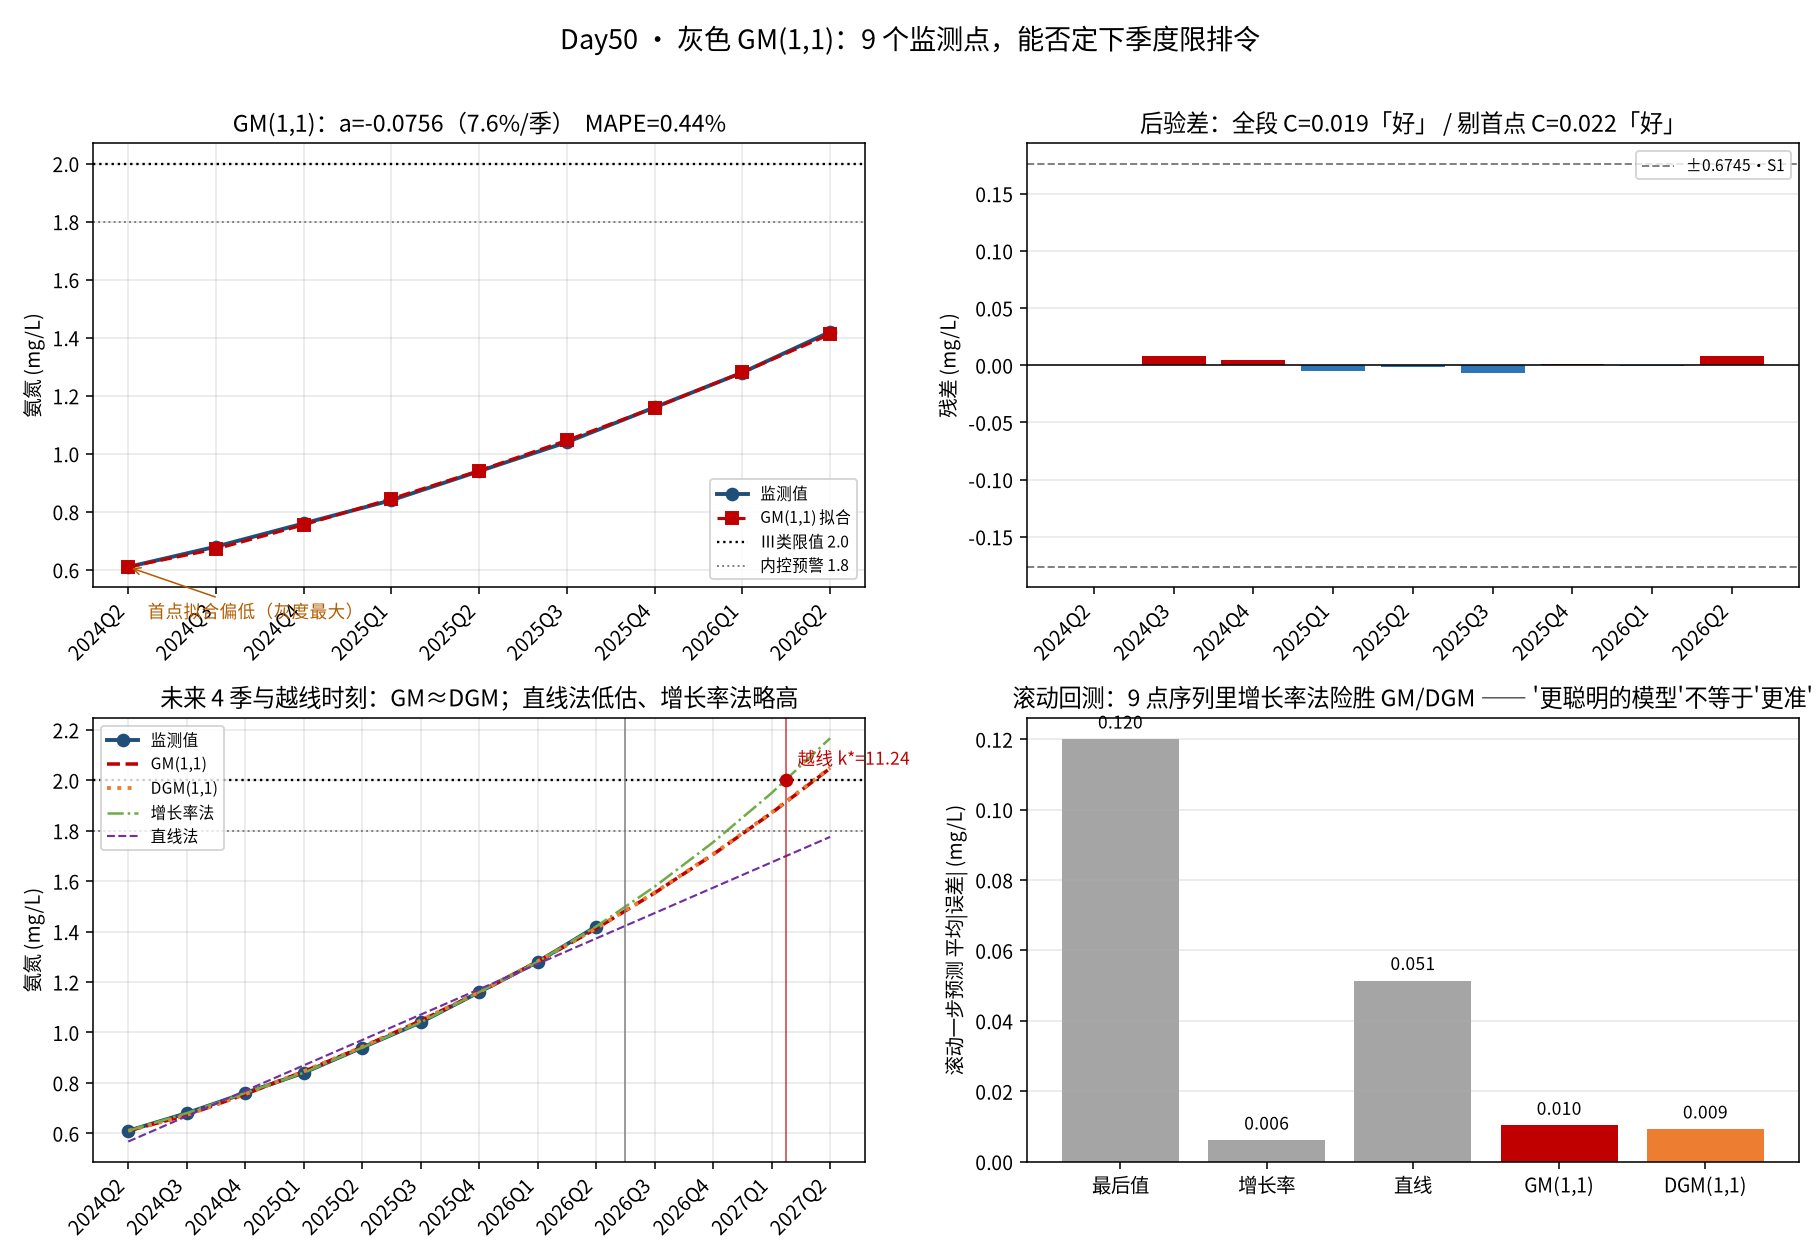

The Python source for this figure:
"""
subject : mathematical-modeling
level   : L4 统计与预测模型（灰色系统 GM(1,1)）/ L10 模型检验（滚动回测 / 数据扰动）
anchor  : Learning_Roadmap · Level 4「统计与预测模型：灰色预测 GM(1,1)」（Model Atlas 备赛空白 🟡）
goal    : 县域河段氨氮只有 9 个季度监测点、无机理、无历史同期，
          要定「下季度限排令发不发、发几级、发多久」。
          手写 GM(1,1)：级比检验 → 最小二乘估 a,b → 白化解 → IAGO 还原 → 后验差 C/P，
          再用 DGM(1,1) + 三种基线做滚动回测，最后用"数据扰动"给触线时刻配上可信区间。

运行: cd /home/ubuntu/Note && ./.venv/bin/python "Mathematical_Modeling/08 - Python/daily/2026-10-20/grey_gm11_pollution.py"
依赖: numpy / matplotlib（零专用灰色系统库，全手写）
"""
from __future__ import annotations

import warnings
from pathlib import Path

import numpy as np
import matplotlib

matplotlib.use("Agg")
import matplotlib.pyplot as plt
from matplotlib import font_manager

for _f in ("Noto Sans CJK SC", "WenQuanYi Micro Hei", "WenQuanYi Zen Hei"):
    if any(f.name == _f for f in font_manager.fontManager.ttflist):
        plt.rcParams["font.family"] = "sans-serif"
        plt.rcParams["font.sans-serif"] = [_f, "DejaVu Sans"]
        break
plt.rcParams["axes.unicode_minus"] = False
warnings.filterwarnings("error")

HERE = Path(__file__).resolve().parent

# ---------------------------------------------------------------- 场景数据
# 云溪县河段氨氮（mg/L），2024Q2 起 9 个季度例行监测值（县环境监测站）
OBS = np.array([0.61, 0.68, 0.76, 0.84, 0.94, 1.04, 1.16, 1.28, 1.42])
LIMIT = 2.00      # GB 3838-2002 Ⅲ 类水氨氮限值（硬线）
WARN = 1.80       # 县内控预警线（软线）
QUARTERS = ["2024Q2", "2024Q3", "2024Q4", "2025Q1", "2025Q2",
            "2025Q3", "2025Q4", "2026Q1", "2026Q2"]
FUTURE = ["2026Q3", "2026Q4", "2027Q1", "2027Q2"]
SEED = 20261020


# ================================================================ GM(1,1)
def ago(x):
    return np.cumsum(x)


def lambda_ok(x):
    """级比检验：λ(k)=x(k-1)/x(k) ∈ (e^{-2/(n+1)}, e^{2/(n+1)})；不通过要先做平移/开方变换。"""
    lam = x[:-1] / x[1:]
    lo, hi = np.exp(-2 / (len(x) + 1)), np.exp(2 / (len(x) + 1))
    return lam, bool(np.all((lam > lo) & (lam < hi))), lo, hi


def gm11(x, steps=0):
    """标准 GM(1,1)。返回 (a, b, off, 拟合+预测序列)。

    三个必须做对的地方（错一处数就废）：
      1) **先在 AGO 空间减首值**（平移不变性）：否则 x1 首项被初值占满，b 被初值主导；
      2) **IAGO 还原时首值直接用 x(0)**：白化解只拟合 AGO 的走势，它在 k=0 处不等于 x1(0)，
         若强行令 x1_hat(0)=x1(0)、再拿白化解算 x1_hat(1)，第一点会被压成负数；
      3) 白化解的起点取 **x1(1)**（第一个累加值），不用 x1(0)=0。
    """
    x = np.asarray(x, float)
    off = x[0] - 1.0
    y = x - off                       # 平移到首值 = 1
    x1 = ago(y)
    z1 = 0.5 * (x1[1:] + x1[:-1])     # 紧邻均值生成
    B = np.column_stack([-z1, np.ones_like(z1)])
    (a, b), *_ = np.linalg.lstsq(B, y[1:], rcond=None)
    k = np.arange(len(y) + steps)
    # 白化解在 AGO 空间：x1hat(k) = (y1 - b/a)e^{-a(k-1)} + b/a，y1 = 首个 AGO 值
    y1 = x1[0]
    kk = np.arange(len(y) + steps)               # k=0 对应第一个 AGO 值
    x1h = (y1 - b / a) * np.exp(-a * kk) + b / a
    out = np.empty_like(k, dtype=float)
    out[0] = x[0]                                 # IAGO 首点回填原值（y 空间里为 1）
    out[1:] = x1h[1:] - x1h[:-1] + off            # 其余点：AGO 之差 + 平移量
    return float(a), float(b), off, out


def series_at(a, b, off, k):
    """连续时间版的"累减还原"：返回时刻 k 处的**瞬时值** x(k)（单位同原数据）。

    为什么不能拿 AGO 的白化解 x1(k) 直接和限值比？
    因为 x1 是**累计量**、单位是"mg/L 累加"，不是浓度本身。
    正确写法：x(k) = dx1/dt |_k ，即 AGO 曲线在该时刻的切线斜率。
    """
    return -a * (1.0 - b / a) * np.exp(-a * k) + off


def cross_time(a, b, off, level):
    """反解「瞬时值首次达到 level」的连续时刻 k（季度序号，k=0 ↔ 首个观测点）。"""
    if a >= 0:
        return np.nan
    rhs = (level - off) / (-a * (1.0 - b / a))
    if rhs <= 0:
        return np.nan
    return float(np.log(rhs) / (-a))


def dgm11(x, steps=0):
    """DGM(1,1)：对 AGO 直接建一阶递推 x1(k+1)=β1·x1(k)+β2，不经过微分方程。

    与 GM 本质同源（几何增长），但少一次"紧邻均值"的近似，指数型短序列上通常更稳。
    """
    x = np.asarray(x, float)
    off = x[0] - 1.0
    y = x - off
    x1 = ago(y)
    B = np.column_stack([x1[:-1], np.ones_like(x1[:-1])])
    (b1, b2), *_ = np.linalg.lstsq(B, x1[1:], rcond=None)
    k = np.arange(len(y) + steps)
    A = x1[0] - b2 / (1 - b1)
    x1h = A * b1 ** k + b2 / (1 - b1)
    out = np.empty_like(k, dtype=float)
    out[0] = x[0]
    out[1:] = x1h[1:] - x1h[:-1] + off
    return out


# ================================================================ 检验
def post_check(x, xh, skip_first=False):
    """后验差检验：C=S2/S1（残差离散度 / 数据离散度），P=落在 0.6745·S1 带内的比例。"""
    x = np.asarray(x, float)
    xh = np.asarray(xh, float)[: len(x)]
    if skip_first:
        x, xh = x[1:], xh[1:]
    e = x - xh
    s1 = np.std(x, ddof=0)
    s2 = np.std(e, ddof=0)
    c = float(s2 / s1) if s1 > 0 else np.inf
    p = float(np.mean(np.abs(e - e.mean()) < 0.6745 * s1))
    if c < 0.35 and p >= 0.95:
        g = "好"
    elif c < 0.50 and p >= 0.80:
        g = "合格"
    elif c < 0.65 and p >= 0.70:
        g = "勉强"
    else:
        g = "不合格"
    return {"C": c, "P": p, "grade": g,
            "mape": float(np.mean(np.abs(e) / x) * 100),
            "mape_all": float(np.mean(np.abs((np.asarray(x, float) - xh)
                                             / np.asarray(x, float)) * 100)) if not skip_first else None}


# ================================================================ 基线
def naive_last(x, s=1):
    return np.concatenate([np.asarray(x, float), np.full(s, x[-1])])


def naive_ratio(x, s=1):
    r = np.mean(np.asarray(x[1:], float) / x[:-1])
    return np.concatenate([np.asarray(x, float), x[-1] * r ** np.arange(1, s + 1)])


def linreg(x, s=1):
    t = np.arange(len(x), dtype=float)
    k, b = np.polyfit(t, x, 1)
    return k * np.arange(len(x) + s) + b


def rolling_mae(fn, x):
    """扩展窗口 rolling-origin：第 t 个原点只用 x[:t]（最少 5 点）预测 x[t]。"""
    errs = np.array([abs(fn(x[:t])[t] - x[t]) for t in range(5, len(x))])
    return float(errs.mean()), errs


# ================================================================ 主流程
def main():
    x, n = OBS, len(OBS)
    print("=" * 78)
    print("云溪县河段氨氮（mg/L）")
    for q, v in zip(QUARTERS, x):
        print(f"  {q}: {v:.2f}")
    print(f"Ⅲ 类限值 {LIMIT:.2f}（硬线），内控预警线 {WARN:.2f}（软线）")

    # ---------- ① 级比检验
    lam, ok, lo, hi = lambda_ok(x)
    print(f"\n[1] 级比检验  可容区 ({lo:.4f},{hi:.4f})  实测 {np.round(lam, 4)} → {'通过' if ok else '不通过'}")
    assert ok

    # ---------- ② GM(1,1) + 后验差
    a, b, off, xh_all = gm11(x)
    xh = xh_all[:n]
    pc = post_check(x, xh)
    pc2 = post_check(x, xh, skip_first=True)
    print(f"\n[2] a={a:+.5f}（发展系数） b={b:+.5f}（灰作用量）  等价增长率 {-a * 100:.2f}%/季")
    print(f"    拟合 {np.round(xh, 4)}")
    print(f"    残差 {np.round(x - xh, 4)}")
    print(f"    后验差（全段）  C={pc['C']:.4f} P={pc['P']:.2f} → 「{pc['grade']}」  MAPE={pc['mape']:.2f}%")
    print(f"    后验差（剔首点）C={pc2['C']:.4f} P={pc2['P']:.2f} → 「{pc2['grade']}」  MAPE={pc2['mape']:.2f}%")
    print(f"    ⚠ 首点残差恒为 0（IAGO 回填）→ 后验差 C 被'白送'了 1 个零残差点，"
          f"9 点序列只有 8 个残差参与离散度；必须两个口径都报")
    assert abs(a) < 0.3, "|a|≥0.3 时 GM 不宜做中长期外推"
    assert xh[0] == x[0], "IAGO 首点必须回填原值"
    assert np.all(xh > 0), "拟合出现非正值"

    # ---------- ③ 一步预测：GM vs DGM vs 基线
    gm_fut = gm11(x, 1)[3][n]
    dgm_fut = dgm11(x, 1)[n]
    base = {"最后值不变": naive_last(x)[n], "几何增长率法": naive_ratio(x)[n],
            "最小二乘直线": linreg(x)[n]}
    print(f"\n[3] 2026Q3 一步预测：GM(1,1)={gm_fut:.4f}   DGM(1,1)={dgm_fut:.4f}")
    for k, v in base.items():
        print(f"    {k:<8s}={v:.4f}（与 GM 相差 {100 * (v - gm_fut) / gm_fut:+.1f}%）")
    assert gm_fut > x[-1], "本例为上升趋势，预测应高于末观测"

    # ---------- ④ 滚动回测
    print("\n[4] 扩展窗口滚动一步回测（原点：2025Q3 起，共 4 个）")
    tab = {}
    for name, fn in [("GM(1,1)", lambda z: gm11(z, 1)[3]), ("DGM(1,1)", lambda z: dgm11(z, 1)),
                     ("最后值", naive_last), ("增长率", naive_ratio), ("直线", linreg)]:
        mae, errs = rolling_mae(fn, x)
        tab[name] = (mae, errs)
        print(f"    {name:<8s} 平均|误差|={mae:.4f}  逐点 {np.round(errs, 3)}")
    best = min(tab, key=lambda k: tab[k][0])
    print(f"    → 最优：{best}")
    assert tab["GM(1,1)"][0] < 0.05, "GM 滚动误差应明显小于 0.05 mg/L"

    # ---------- ⑤ 未来 4 季 + 触线时刻
    x4 = gm11(x, 4)[3]
    k_warn = cross_time(a, b, off, WARN)
    k_hit = cross_time(a, b, off, LIMIT)
    print(f"\n[5] 未来 4 季 {FUTURE}：{np.round(x4[n:], 4)}")
    def lab(k):
        i = int(np.ceil(k))      # k=11.24 → 第 12 个监测点 → 2027Q1
        return QUARTERS[i] if i < n else FUTURE[i - n]
    print(f"    ⚠ 注意：**不能用 AGO 累计值 x1 去和限值比**（单位是累加值）；"
          f"必须用 AGO 曲线的斜率 dx1/dt")
    labf = lambda k: k - (n - 1)          # >0 表示第几个"未来季度"
    def when(k):
        d = labf(k)
        return f"{lab(k)} 前后（距最新观测 {d:+.2f} 季 ≈ {d * 3:+.0f} 个月）"
    print(f"    连续解反解（瞬时值）：软线 {WARN} → k={k_warn:.2f}，{when(k_warn)}")
    print(f"                         硬线 {LIMIT} → k={k_hit:.2f}，{when(k_hit)}")
    assert n < k_hit < n + 4, "硬线越线时刻应落在规划窗内（本例为 2027Q1 前后）"
    assert np.all(np.diff(x4) > 0), "白化解应保持单调上升"

    # ---------- ⑥ 数据扰动：短序列的"稳"比"准"更值钱
    print("\n[6] 数据扰动（灰色模型只有 9 个点，结论必须带区间）")
    variants = {}
    variants["删掉 2026Q2"] = cross_time(*gm11(x[:-1])[:2], off, LIMIT)
    variants["删掉最后两点"] = cross_time(*gm11(x[:-2])[:2], off, LIMIT)
    for pct in (-3, 3):
        xm = x.copy()
        xm[-1] *= 1 + pct / 100
        variants[f"末点 {pct:+d}%"] = cross_time(*gm11(xm)[:2], off, LIMIT)
    rng = np.random.default_rng(SEED)
    noisy = np.array([cross_time(*gm11(x * (1 + rng.normal(0, 0.005, n)))[:2], off, LIMIT)
                      for _ in range(300)])
    # 注：x*off 的写法会破坏平移基准，故噪声只加在原始尺度上、gm11 内部再平移
    for k, v in variants.items():
        print(f"    {k:<12s} k*={v:.2f}（Δ={v - k_hit:+.2f} 季 ≈ {(v - k_hit) * 3:+.1f} 个月）")
    print(f"    0.5% 测量噪声 × 300 次：均值 {np.nanmean(noisy):.2f} ± {np.nanstd(noisy):.2f}，"
          f"P5~P95 = [{np.nanpercentile(noisy, 5):.2f}, {np.nanpercentile(noisy, 95):.2f}]")
    shift = variants["删掉 2026Q2"] - k_hit
    print(f"    → 删掉最新一点、或把末点改 ±3%，越线时刻就偏 {shift:+.2f}~"
          f"{max(abs(v - k_hit) for v in variants.values()):.2f} 季；"
          f"GM 对'末点'敏感，命令书须写成「区间 + 复核条件」而不是单点日期")
    assert np.nanstd(noisy) > 0, "扰动应产生非零离散度（否则说明参数没跟着变）"

    # ---------- ⑦ 图（2×2）
    fig, ax = plt.subplots(2, 2, figsize=(13, 9))
    tt = np.arange(n)

    axx = ax[0, 0]
    axx.plot(tt, x, "o-", color="#1f4e79", lw=2, label="监测值")
    axx.plot(tt, xh, "s--", color="#c00000", lw=1.6, label="GM(1,1) 拟合")
    axx.axhline(LIMIT, color="black", ls=":", lw=1.2, label=f"Ⅲ类限值 {LIMIT}")
    axx.axhline(WARN, color="gray", ls=":", lw=1.0, label=f"内控预警 {WARN}")
    axx.annotate("首点拟合偏低（灰度最大）", (0, xh[0]), textcoords="offset points",
                 xytext=(10, -26), fontsize=9, color="#b35c00",
                 arrowprops=dict(arrowstyle="->", color="#b35c00", lw=0.8))
    axx.set_xticks(tt, QUARTERS, rotation=45, ha="right")
    axx.set_ylabel("氨氮 (mg/L)")
    axx.set_title(f"GM(1,1)：a={a:+.4f}（{(-a) * 100:.1f}%/季）  MAPE={pc['mape']:.2f}%")
    axx.legend(fontsize=8, loc="lower right")
    axx.grid(alpha=0.3)

    axx = ax[0, 1]
    resid = x - xh
    axx.bar(tt, resid, color=np.where(resid > 0, "#c00000", "#2e75b6"))
    axx.axhline(0, color="black", lw=0.8)
    s1 = np.std(x)
    axx.axhline(0.6745 * s1, color="gray", ls="--", lw=1, label="±0.6745·S1")
    axx.axhline(-0.6745 * s1, color="gray", ls="--", lw=1)
    axx.set_xticks(tt, QUARTERS, rotation=45, ha="right")
    axx.set_ylabel("残差 (mg/L)")
    axx.set_title(f"后验差：全段 C={pc['C']:.3f}「{pc['grade']}」 / 剔首点 C={pc2['C']:.3f}「{pc2['grade']}」")
    axx.legend(fontsize=8)
    axx.grid(alpha=0.3, axis="y")

    axx = ax[1, 0]
    allt = np.arange(n + 4)
    axx.plot(tt, x, "o-", color="#1f4e79", lw=2, label="监测值")
    axx.plot(allt, x4, "--", color="#c00000", lw=1.8, label="GM(1,1)")
    axx.plot(allt, dgm11(x, 4), ":", color="#ed7d31", lw=2, label="DGM(1,1)")
    axx.plot(allt, naive_ratio(x, 4), "-.", color="#70ad47", lw=1.3, label="增长率法")
    axx.plot(allt, linreg(x, 4), "--", color="#7030a0", lw=1.1, label="直线法")
    axx.axhline(LIMIT, color="black", ls=":", lw=1.2)
    axx.axhline(WARN, color="gray", ls=":", lw=1.0)
    axx.axvline(k_hit, color="#c00000", lw=1, alpha=0.6)
    axx.scatter([k_hit], [LIMIT], color="#c00000", zorder=5)
    axx.annotate(f"越线 k*={k_hit:.2f}", (k_hit, LIMIT), textcoords="offset points",
                 xytext=(6, 8), fontsize=9, color="#c00000")
    axx.axvline(n - 0.5, color="gray", lw=0.8)
    axx.set_xticks(allt, QUARTERS + FUTURE, rotation=45, ha="right")
    axx.set_ylabel("氨氮 (mg/L)")
    axx.set_title("未来 4 季与越线时刻：GM≈DGM；直线法低估、增长率法略高")
    axx.legend(fontsize=8, loc="upper left")
    axx.grid(alpha=0.3)

    axx = ax[1, 1]
    names = ["最后值", "增长率", "直线", "GM(1,1)", "DGM(1,1)"]
    vals = [tab[k][0] for k in names]
    bars = axx.bar(names, vals, color=["#a5a5a5", "#a5a5a5", "#a5a5a5", "#c00000", "#ed7d31"])
    for bar, v in zip(bars, vals):
        axx.text(bar.get_x() + bar.get_width() / 2, v + 0.003, f"{v:.3f}",
                 ha="center", fontsize=9)
    axx.set_ylabel("滚动一步预测 平均|误差| (mg/L)")
    axx.set_title("滚动回测：9 点序列里增长率法险胜 GM/DGM —— '更聪明的模型'不等于'更准'")
    axx.grid(alpha=0.3, axis="y")

    fig.suptitle("Day50 · 灰色 GM(1,1)：9 个监测点，能否定下季度限排令", fontsize=14)
    fig.tight_layout(rect=(0, 0, 1, 0.97))
    out = HERE / "grey_gm11_pollution.png"
    fig.savefig(out, dpi=140)
    plt.close(fig)
    print(f"\n[7] 图已保存 {out}")

    # ---------- ⑧ 决策读数
    print("\n[8] 决策读数")
    print(f"    GM 预测 2026Q3 = {gm_fut:.2f} mg/L：距软线 {WARN - gm_fut:+.2f}、距硬线 {LIMIT - gm_fut:+.2f}")
    print(f"    硬线越线 k*={k_hit:.2f}（扰动 P5~P95 "
          f"[{np.nanpercentile(noisy, 5):.2f}, {np.nanpercentile(noisy, 95):.2f}]）")
    print("    ⇒ 命令书：本季发一级限排令、按 2~3 季执行、每季复核"
          "（连续两季环比 >9% 提前一级）")


if __name__ == "__main__":
    main()
